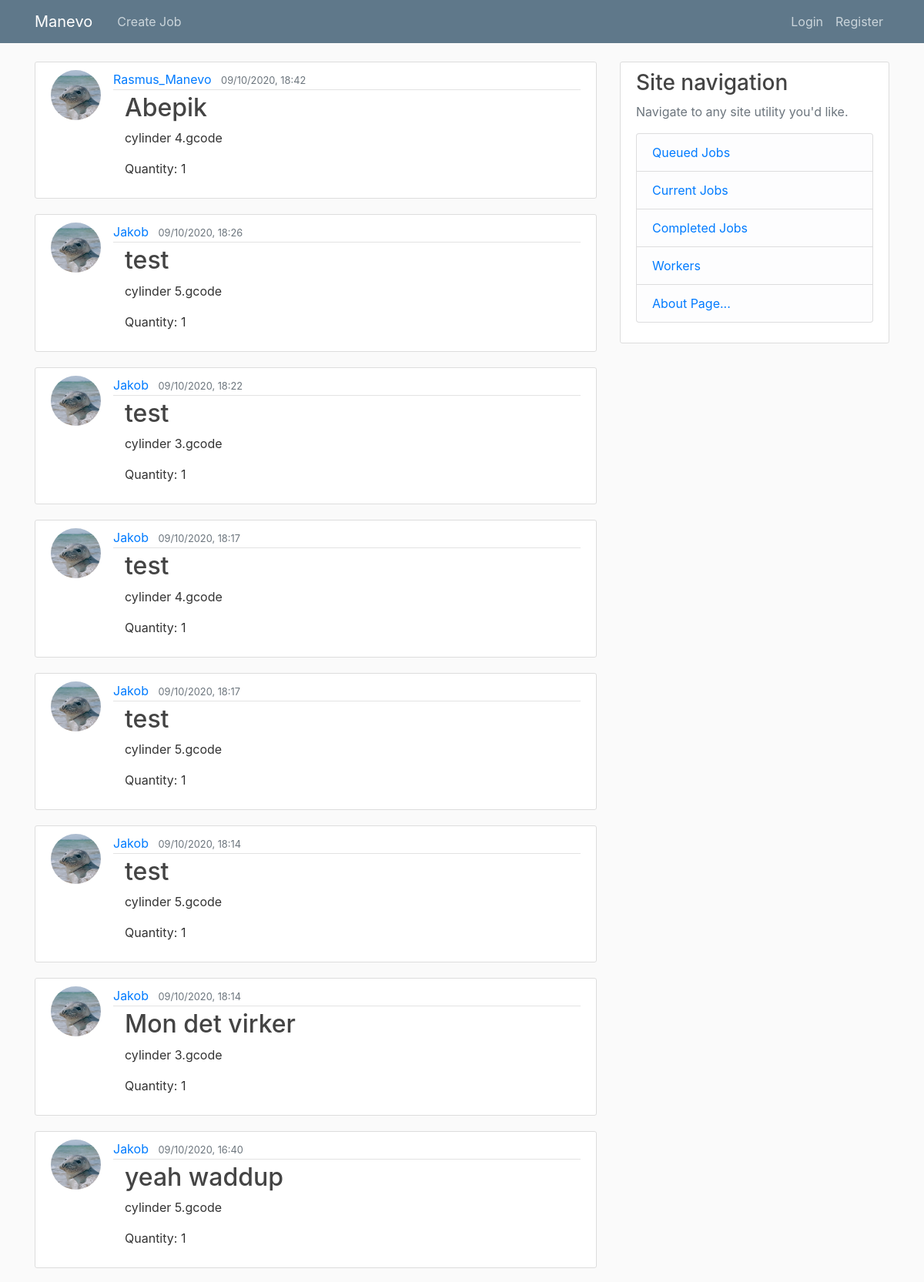
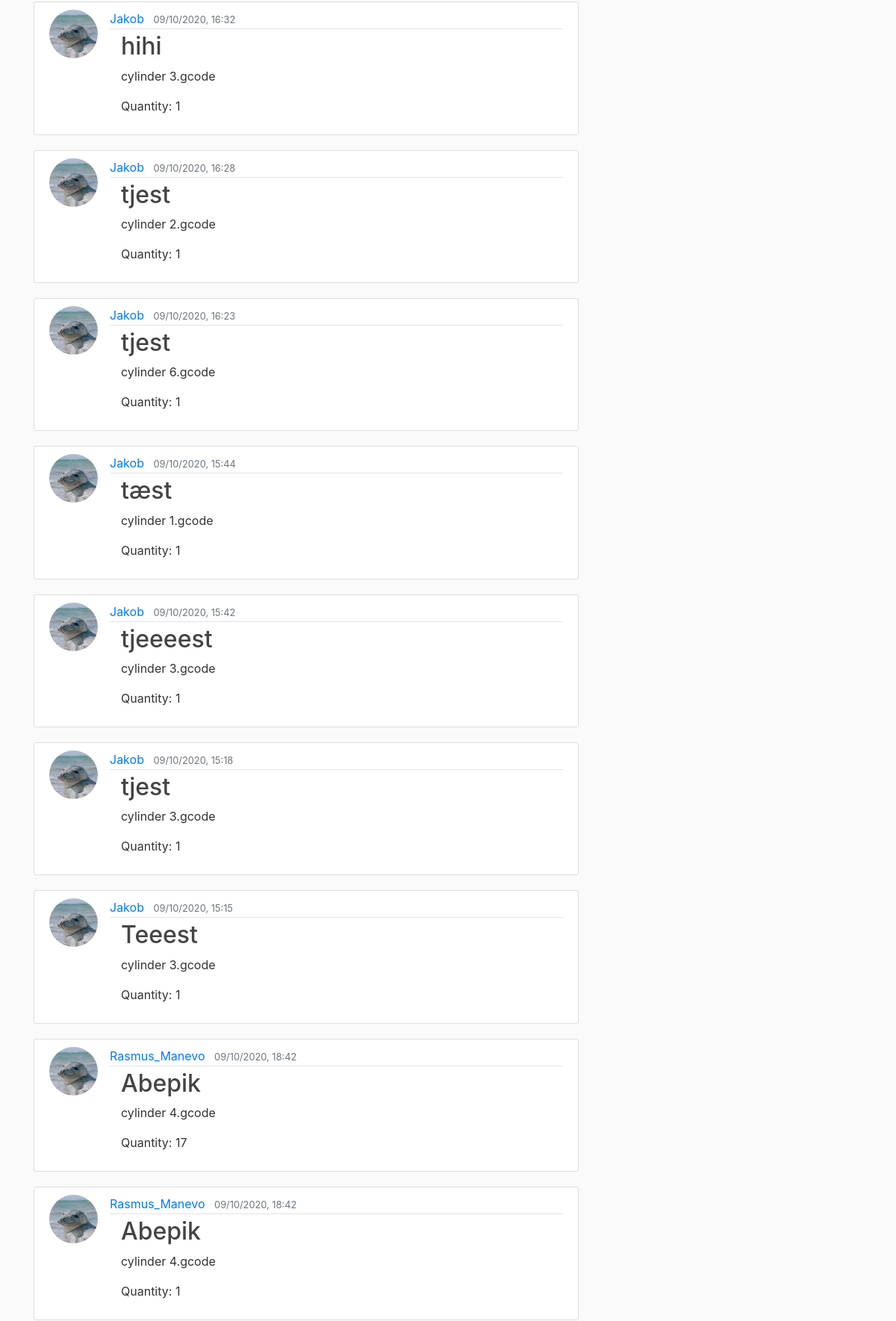
Screenshot of /jobs/completed (upper part) with the database file from the repository (2 pictures, top to bottom).
### hub/models.py (models this page shows, shortened)
class Job(db.Model):
    id = db.Column(db.Integer, primary_key=True) # Primary key for job
    uploadID = db.Column(db.Integer, unique=False) # ID for uploads - used for quantity settings
    groupID = db.Column(db.Integer, unique=False) # ID to group different jobs
    queuePosition = db.Column(db.Integer) # Number used to sort job queue positions
    title = db.Column(db.String, nullable=False) # Arbitrary name of the job given by user
    code = db.Column(db.String, nullable=False) # Filename of uploaded GCode
    color = db.Column(db.String, nullable=False) # Color of filament used
    material = db.Column(db.String, nullable=False) # Filament material
    datePosted = db.Column(db.DateTime, nullable=False, default=datetime.now()) # Date job is posted
    datePrintStart = db.Column(db.DateTime, nullable=True) # Date job is initiated
    datePrintFinish = db.Column(db.DateTime, nullable=True) # Date job is completed
    qty = db.Column(db.Integer, nullable=False) # Job multiplier - this column will be deleted in later versions
    comment = db.Column(db.Text, nullable=True) # Comment by user regarding job
    status = db.Column(db.String, nullable=False) # Status of print - In queue, printed, completed, ect.
    printerID = db.Column(db.Integer, db.ForeignKey('worker.id')) # ID used to assign job or refer job to the used printer
    userID = db.Column(db.Integer, db.ForeignKey('user.id'), nullable=False) # ID used to assign job or refer job to the used printer

class User(db.Model, UserMixin):
    id = db.Column(db.Integer, primary_key=True)
    username = db.Column(db.String(20), unique=True, nullable=False)
    email = db.Column(db.String(120), unique=True, nullable=False)
    image_file = db.Column(db.String(20), nullable=False, default='default.jpg')
    password = db.Column(db.String(60), nullable=False)
    jobs = db.relationship('Job', backref='user')
    workers = db.relationship('Worker', backref='user')

### hub/routes.py (the view)
@app.route("/jobs/completed")
def jobs_completed():
    jobs = Job.query.filter_by(status="Completed").order_by(Job.datePrintFinish.desc())
    return render_template("home.html", jobs=jobs, title="Completed Jobs")

### hub/templates/home.html (shortened to what this page needs)
{% extends "layout.html" %}
{% block content %}
    {% for job in jobs %}
        <article class="media content-section">
          <img class="rounded-circle article-img" src="{{url_for('static', filename='profile_pics/' + job.user.image_file)}}">
          <div class="media-body">
            <div class="article-metadata">
              <a class="mr-2" href="#">{{ job.user.username }}</a>
              <small class="text-muted">{{ job.datePosted.strftime('%d/%m/%Y, %H:%M') }}</small>
            </div>
            <div class="col-sm">
                <h2><a class="article-title" href="{{ url_for('job', job_id=job.id) }}">{{ job.title }}</a></h2>
                <p class="article-content">{{ job.code }}</p>
                <p class="article-content">Quantity: {{ job.qty }}</p>
            </div>
          </div>
        </article>
    {% endfor %}
{% endblock content%}

### hub/static/main.css (style rules this page uses)
body { background: #fafafa; color: #333333; margin-top: 5rem; }
h1, h2, h3, h4, h5, h6 { color: #444444; }
.content-section { background: #ffffff; padding: 10px 20px; border: 1px solid #dddddd; border-radius: 3px; margin-bottom: 20px; }
.article-title { color: #444444; }
.article-content { white-space: pre-line; }
.article-img { height: 65px; width: 65px; margin-right: 16px; }
.article-metadata { padding-bottom: 1px; margin-bottom: 4px; border-bottom: 1px solid #e3e3e3 }

### rows the page displays
Job: image_file (placeholder picture), user.username "Rasmus_Manevo", datePosted "09/10/2020, 18:42", title "Abepik", code "cylinder 4.gcode", qty "1"
Job: image_file (placeholder picture), user.username "Jakob", datePosted "09/10/2020, 18:26", title "test", code "cylinder 5.gcode", qty "1"
Job: image_file (placeholder picture), user.username "Jakob", datePosted "09/10/2020, 18:22", title "test", code "cylinder 3.gcode", qty "1"
Job: image_file (placeholder picture), user.username "Jakob", datePosted "09/10/2020, 18:17", title "test", code "cylinder 4.gcode", qty "1"
Job: image_file (placeholder picture), user.username "Jakob", datePosted "09/10/2020, 18:17", title "test", code "cylinder 5.gcode", qty "1"
Job: image_file (placeholder picture), user.username "Jakob", datePosted "09/10/2020, 18:14", title "test", code "cylinder 5.gcode", qty "1"
Job: image_file (placeholder picture), user.username "Jakob", datePosted "09/10/2020, 18:14", title "Mon det virker", code "cylinder 3.gcode", qty "1"
Job: image_file (placeholder picture), user.username "Jakob", datePosted "09/10/2020, 16:40", title "yeah waddup", code "cylinder 5.gcode", qty "1"
Job: image_file (placeholder picture), user.username "Jakob", datePosted "09/10/2020, 16:32", title "hihi", code "cylinder 3.gcode", qty "1"
Job: image_file (placeholder picture), user.username "Jakob", datePosted "09/10/2020, 16:28", title "tjest", code "cylinder 2.gcode", qty "1"
Job: image_file (placeholder picture), user.username "Jakob", datePosted "09/10/2020, 16:23", title "tjest", code "cylinder 6.gcode", qty "1"
Job: image_file (placeholder picture), user.username "Jakob", datePosted "09/10/2020, 15:44", title "tæst", code "cylinder 1.gcode", qty "1"
Job: image_file (placeholder picture), user.username "Jakob", datePosted "09/10/2020, 15:42", title "tjeeeest", code "cylinder 3.gcode", qty "1"
Job: image_file (placeholder picture), user.username "Jakob", datePosted "09/10/2020, 15:18", title "tjest", code "cylinder 3.gcode", qty "1"
Job: image_file (placeholder picture), user.username "Jakob", datePosted "09/10/2020, 15:15", title "Teeest", code "cylinder 3.gcode", qty "1"
Job: image_file (placeholder picture), user.username "Rasmus_Manevo", datePosted "09/10/2020, 18:42", title "Abepik", code "cylinder 4.gcode", qty "17"
Job: image_file (placeholder picture), user.username "Rasmus_Manevo", datePosted "09/10/2020, 18:42", title "Abepik", code "cylinder 4.gcode", qty "1"
